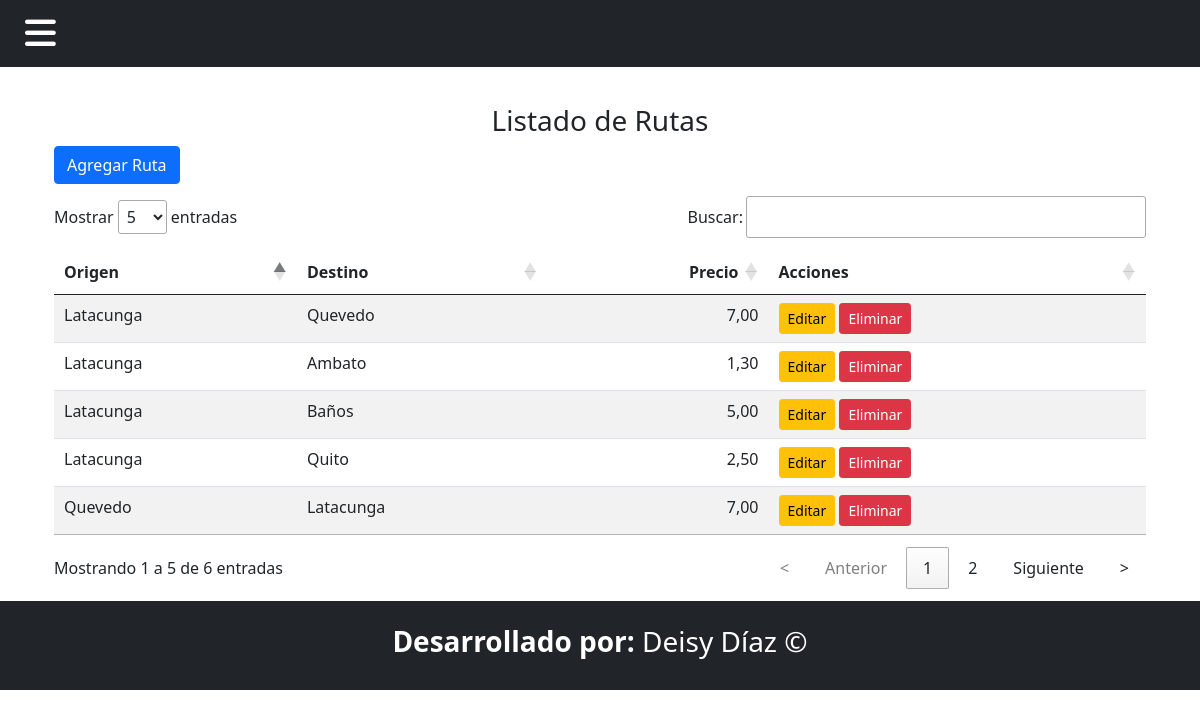
/Ruta/listado_ruta/, run on the app's committed database.
### Aplicaciones/Transportes/models.py (models this page shows, shortened)
class Ruta(models.Model):
    origen = models.CharField(max_length=100)
    destino = models.CharField(max_length=100)
    precio = models.DecimalField(max_digits=10, decimal_places=2)

### Aplicaciones/Transportes/views.py (the view)
# urls.py: path('Ruta/listado_ruta/',views.listado_ruta,name='listado_ruta'),
def listado_ruta(request):
    ruta=Ruta.objects.all()
    return render(request,'Ruta/listado_ruta.html',{'ruta':ruta})

### Aplicaciones/Transportes/context_processors.py (called while the page is built)
def rol_usuario(request):
    if request.user.is_authenticated and hasattr(request.user, 'perfilusuario'):
        return {'rol_usuario': request.user.perfilusuario.rol}
    return {'rol_usuario': None}

### Aplicaciones/Transportes/templates/Ruta/listado_ruta.html (shortened to what this page needs)
{% extends "plantilla.html" %}
{% block contenido %}
<div class="container-fluid mt-5">
    <h3 class="text-center">Listado de Rutas</h3>
    <a href="{% url 'agregarRuta' %}" class="btn btn-primary">Agregar Ruta</a>
    <table class="table w-100 table-striped"  id="tabla-ruta">
        <thead>
            <tr>
                <th>Origen</th>
                <th>Destino</th>
                <th>Precio</th>
                <th>Acciones</th>
            </tr>
        </thead>
        <tbody>
            {% for ruta in ruta %}
            <tr>
                <td>{{ ruta.origen }}</td>
                <td>{{ ruta.destino }}</td>
                <td>{{ ruta.precio }}</td>
                <td>
                    <a href="{% url 'editar_ruta' ruta.id %}" class="btn btn-warning btn-sm">Editar</a>
                    <a href="{% url 'eliminarRuta' ruta.id %}" class="btn btn-danger btn-sm" onclick="return confirm('¿Estás seguro de eliminar esta ruta?')">Eliminar</a>
                </td>
            </tr>
            {% empty %}
            <tr>
                <td colspan="4" class="text-center">No hay rutas registradas.</td>
            </tr>
            {% endfor %}
        </tbody>
    </table>
</div>
{% endblock %}

### Aplicaciones/Transportes/templates/plantilla.html (style rules this page uses)
body { padding-top: 56px; }

### data on the page
Ruta: origen "Latacunga", destino "Quevedo", precio "7,00"
Ruta: origen "Latacunga", destino "Ambato", precio "1,30"
Ruta: origen "Latacunga", destino "Baños", precio "5,00"
Ruta: origen "Latacunga", destino "Quito", precio "2,50"
Ruta: origen "Quevedo", destino "Latacunga", precio "7,00"
